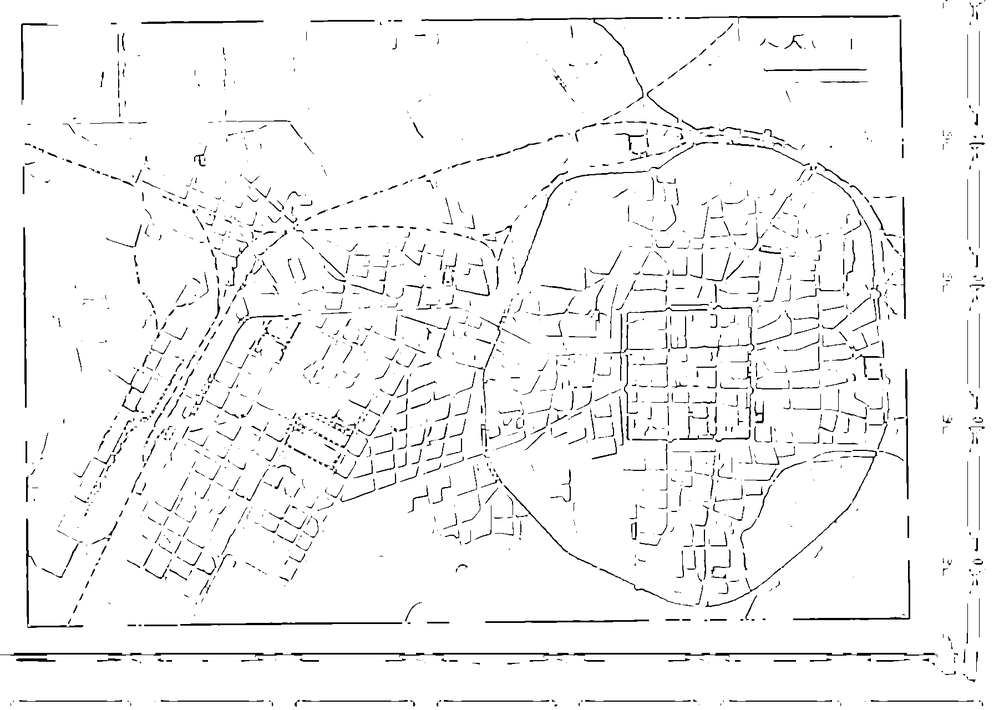
#> input picture lsd/pictures/1_processed_black_less.png, 994 x 710 px, shrunk from 1792 x 1280 before the run
$ python test.py
#> lines starting #> are read from the running program, lines starting #| are printed output that depends on the picture; after the words box and inside, x2 and y2 are one past the last pixel; in counts of white or black regions, pixels touching at a corner belong together
#-*-coding:utf-8-*-
#@author:lijinxi
import os
import cv2
from PIL import  Image
from pylab import *
def line(graphfile,im,num):
    graph={}
    with open(graphfile) as f:
        graph=dict(eval(f.read()))
    print(graph)
    keylist=[]
    for key,value in graph.items():
        keylist.append(key)
    for key in keylist:
        one=list(eval(key))

        if num==2:   #graph
            two, three = graph[key]
            if abs(one[4])>50:
                cv2.line(im,(one[0],one[1]),(one[2],one[3]),(255,0,0),3)
                #cv2.line(im,(two[0],two[1]),(two[2],two[3]),(0,255,0),3)
                #cv2.line(im, (three[0], three[1]), (three[2], three[3]), (255, 0, 0), 3)
            else:
                cv2.line(im, (one[0], one[1]), (one[2], one[3]), (255, 0, 0), 3)
                #cv2.line(im, (two[0], two[1]), (two[2], two[3]), (0, 255, 0), 3)
                #cv2.line(im, (three[0], three[1]), (three[2], three[3]), (255, 0, 0), 3)
        if num==0:  #hegraph
            two= graph[key]
            if abs(one[4])>50:
                cv2.line(im,(one[0],one[1]),(one[2],one[3]),(0,255,0),3)
                #cv2.line(im,(two[0],two[1]),(two[2],two[3]),(255,0,0),3)
            else:
                cv2.line(im, (one[0], one[1]), (one[2], one[3]), (0, 255, 0), 3)
                #cv2.line(im, (two[0], two[1]), (two[2], two[3]), (255, 0, 0), 3)
        if num==1:  #vgraph
            two= graph[key]
            if abs(one[4])>50:
                cv2.line(im,(one[0],one[1]),(one[2],one[3]),(0,0,255),3)
                #cv2.line(im,(two[0],two[1]),(two[2],two[3]),(0,255,0),3)
            else:
                cv2.line(im, (one[0], one[1]), (one[2], one[3]), (0, 0, 255), 3)
                #cv2.line(im, (two[0], two[1]), (two[2], two[3]), (0, 255, 0), 3)
    return im
if __name__ == '__main__':
        im = array(Image.open("./pictures/1_processed_black_less.png"))
#> im is the input picture: shape (710, 994, 4); mean R, G, B, A 244.7, 244.7, 244.7, 255
        h, w = im.shape[:2]
#> h = 710; w = 994
        im = np.zeros((h, w, 3), dtype=np.uint8) + 255
        im=line('hgraph.txt',im,0)
#> (reads lsd/hgraph.txt from the repository)
#> after the loop in line, `for key in keylist:`:
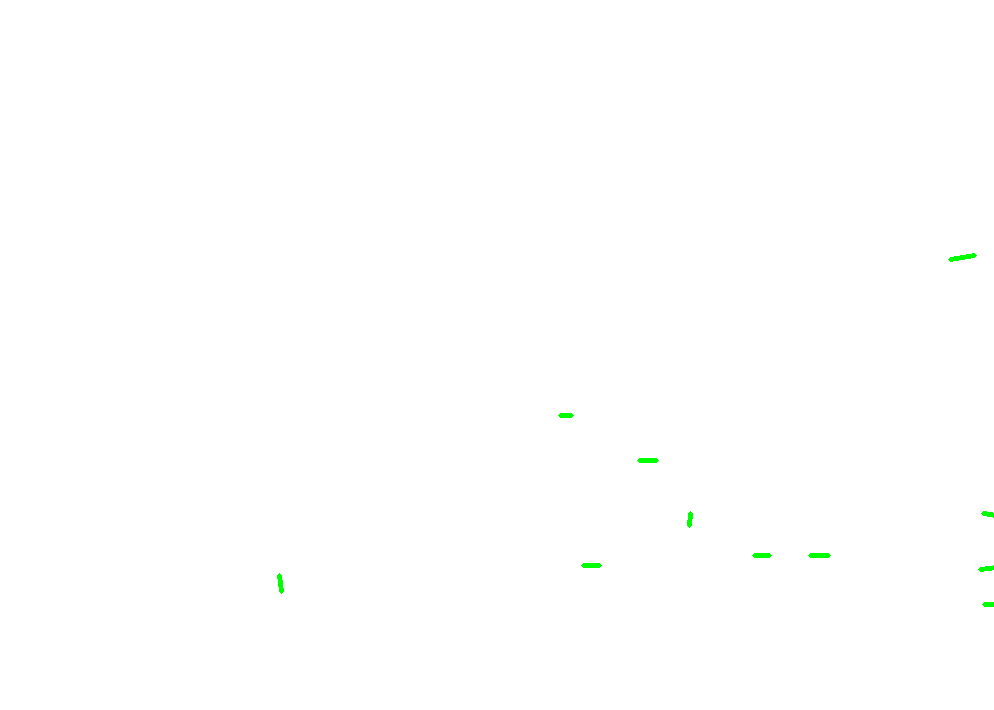
#> im: shape (710, 994, 3); mean of channels 0, 1, 2 254.7, 255, 254.7; drawn as R, G, B
        im=line('graph.txt',im,2)
#> call 2 of line, with graphfile = 'graph.txt', num = 2
#> (reads lsd/graph.txt from the repository)
#> after the loop in line (call 2), `for key in keylist:`:
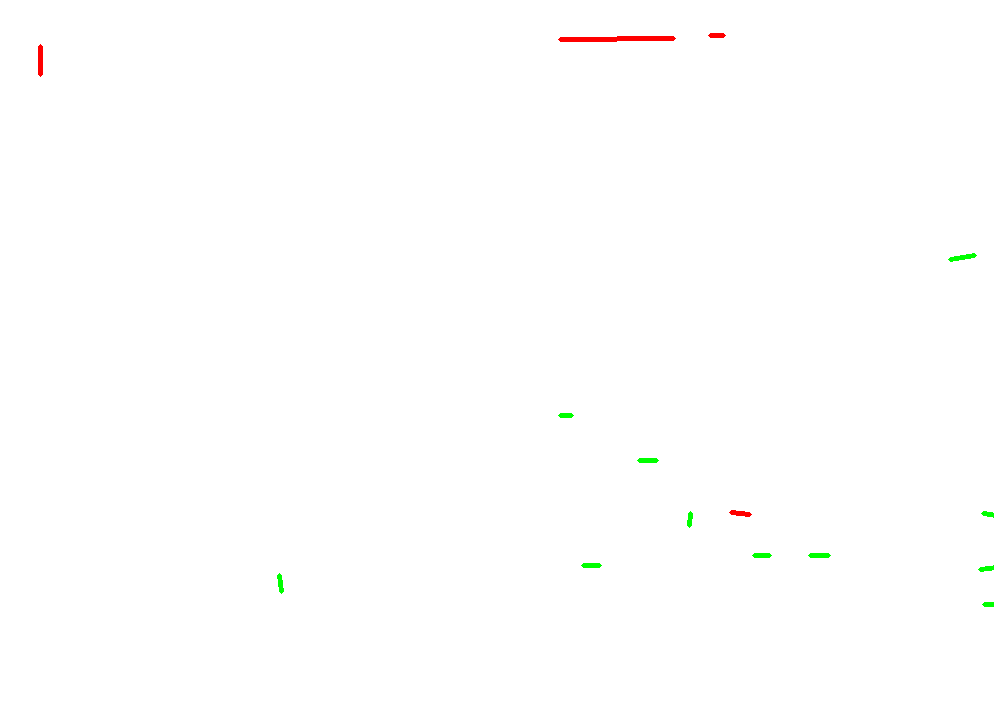
#> im: shape (710, 994, 3); 0.13% of pixels changed, all inside (x1, y1, x2, y2) = (38, 33, 752, 517); drawn as R, G, B
        im=line('vgraph.txt',im,1)
#> call 3 of line, with graphfile = 'vgraph.txt', num = 1
#> (reads lsd/vgraph.txt from the repository)
#> after the loop in line (call 3), `for key in keylist:`:
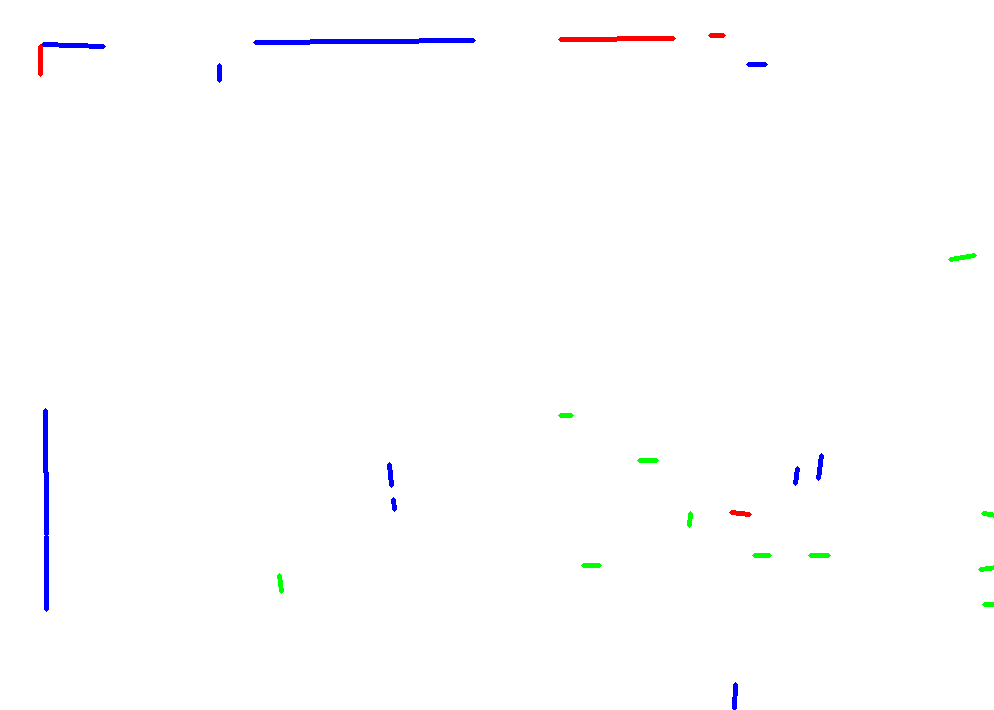
#> im: shape (710, 994, 3); 0.44% of pixels changed, all inside (x1, y1, x2, y2) = (41, 38, 824, 710); drawn as R, G, B
        imshow(im)
        show()
